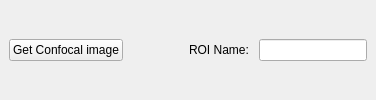
  <widget class="QDockWidget" name="roi_map_dockWidget">
   <property name="sizePolicy">
    <sizepolicy hsizetype="Preferred" vsizetype="Expanding">
     <horstretch>0</horstretch>
     <verstretch>0</verstretch>
    </sizepolicy>
   </property>
   <property name="windowTitle">
    <string>ROI Map</string>
   </property>
   <attribute name="dockWidgetArea">
    <number>4</number>
   </attribute>
   <widget class="QWidget" name="dockWidgetContents">
    <layout class="QVBoxLayout" name="verticalLayout_2">
     <item>
      <layout class="QHBoxLayout" name="horizontalLayout_7">
       <item>
        <widget class="QPushButton" name="get_confocal_image_PushButton">
         <property name="text">
          <string>Get Confocal image</string>
         </property>
        </widget>
       </item>
       <item>
        <spacer name="horizontalSpacer_2">
         <property name="orientation">
          <enum>Qt::Horizontal</enum>
         </property>
         <property name="sizeType">
          <enum>QSizePolicy::Fixed</enum>
         </property>
         <property name="sizeHint" stdset="0">
          <size>
           <width>60</width>
           <height>20</height>
          </size>
         </property>
        </spacer>
       </item>
       <item>
        <widget class="QLabel" name="label_8">
         <property name="text">
          <string>ROI Name: </string>
         </property>
        </widget>
       </item>
       <item>
        <widget class="QLineEdit" name="roi_name_LineEdit">
         <property name="toolTip">
          <string>Only alphanumeric characters and underscore are allowed [a-zA-Z0-9_]</string>
         </property>
        </widget>
       </item>
      </layout>
     </item>
<!--     <item>-->
<!--      <layout class="QHBoxLayout" name="horizontalLayout_10">-->
<!--       <item>-->
<!--        <widget class="ImageWidget" name="roi_map_ViewWidget">-->
<!--         <property name="sizePolicy">-->
<!--          <sizepolicy hsizetype="Expanding" vsizetype="Expanding">-->
<!--           <horstretch>0</horstretch>-->
<!--           <verstretch>6</verstretch>-->
<!--          </sizepolicy>-->
<!--         </property>-->
<!--        </widget>-->
<!--       </item>-->
<!--       <item>-->
<!--        <layout class="QVBoxLayout" name="verticalLayout" stretch="0,0,1,0,0,0,0">-->
<!--         <item>-->
<!--          <widget class="ScienDSpinBox" name="roi_cb_max_SpinBox">-->
<!--           <property name="sizePolicy">-->
<!--            <sizepolicy hsizetype="Fixed" vsizetype="Fixed">-->
<!--             <horstretch>0</horstretch>-->
<!--             <verstretch>0</verstretch>-->
<!--            </sizepolicy>-->
<!--           </property>-->
<!--           <property name="maximumSize">-->
<!--            <size>-->
<!--             <width>100</width>-->
<!--             <height>16777215</height>-->
<!--            </size>-->
<!--           </property>-->
<!--           <property name="mouseTracking">-->
<!--            <bool>true</bool>-->
<!--           </property>-->
<!--           <property name="acceptDrops">-->
<!--            <bool>true</bool>-->
<!--           </property>-->
<!--           <property name="alignment">-->
<!--            <set>Qt::AlignRight|Qt::AlignTrailing|Qt::AlignVCenter</set>-->
<!--           </property>-->
<!--           <property name="accelerated">-->
<!--            <bool>true</bool>-->
<!--           </property>-->
<!--           <property name="suffix">-->
<!--            <string>c/s</string>-->
<!--           </property>-->
<!--           <property name="minimum">-->
<!--            <double>-1000000000.000000000000000</double>-->
<!--           </property>-->
<!--           <property name="maximum">-->
<!--            <double>1000000000.000000000000000</double>-->
<!--           </property>-->
<!--           <property name="value">-->
<!--            <double>100000.000000000000000</double>-->
<!--           </property>-->
<!--          </widget>-->
<!--         </item>-->
<!--         <item>-->
<!--          <widget class="ScienDSpinBox" name="roi_cb_high_percentile_DoubleSpinBox">-->
<!--           <property name="sizePolicy">-->
<!--            <sizepolicy hsizetype="Fixed" vsizetype="Fixed">-->
<!--             <horstretch>0</horstretch>-->
<!--             <verstretch>0</verstretch>-->
<!--            </sizepolicy>-->
<!--           </property>-->
<!--           <property name="maximumSize">-->
<!--            <size>-->
<!--             <width>100</width>-->
<!--             <height>16777215</height>-->
<!--            </size>-->
<!--           </property>-->
<!--           <property name="alignment">-->
<!--            <set>Qt::AlignRight|Qt::AlignTrailing|Qt::AlignVCenter</set>-->
<!--           </property>-->
<!--           <property name="suffix">-->
<!--            <string>%</string>-->
<!--           </property>-->
<!--           <property name="decimals">-->
<!--            <number>5</number>-->
<!--           </property>-->
<!--           <property name="minimum">-->
<!--            <double>0.000000000000000</double>-->
<!--           </property>-->
<!--           <property name="maximum">-->
<!--            <double>100.000000000000000</double>-->
<!--           </property>-->
<!--           <property name="value">-->
<!--            <double>100.000000000000000</double>-->
<!--           </property>-->
<!--          </widget>-->
<!--         </item>-->
<!--         <item>-->
<!--          <widget class="PlotWidget" name="roi_cb_ViewWidget">-->
<!--           <property name="sizePolicy">-->
<!--            <sizepolicy hsizetype="Preferred" vsizetype="Preferred">-->
<!--             <horstretch>0</horstretch>-->
<!--             <verstretch>0</verstretch>-->
<!--            </sizepolicy>-->
<!--           </property>-->
<!--           <property name="maximumSize">-->
<!--            <size>-->
<!--             <width>100</width>-->
<!--             <height>16777215</height>-->
<!--            </size>-->
<!--           </property>-->
<!--          </widget>-->
<!--         </item>-->
<!--         <item>-->
<!--          <widget class="ScienDSpinBox" name="roi_cb_low_percentile_DoubleSpinBox">-->
<!--           <property name="sizePolicy">-->
<!--            <sizepolicy hsizetype="Fixed" vsizetype="Fixed">-->
<!--             <horstretch>0</horstretch>-->
<!--             <verstretch>0</verstretch>-->
<!--            </sizepolicy>-->
<!--           </property>-->
<!--           <property name="maximumSize">-->
<!--            <size>-->
<!--             <width>100</width>-->
<!--             <height>16777215</height>-->
<!--            </size>-->
<!--           </property>-->
<!--           <property name="alignment">-->
<!--            <set>Qt::AlignRight|Qt::AlignTrailing|Qt::AlignVCenter</set>-->
<!--           </property>-->
<!--           <property name="suffix">-->
<!--            <string>%</string>-->
<!--           </property>-->
<!--           <property name="decimals">-->
<!--            <number>5</number>-->
<!--           </property>-->
<!--           <property name="minimum">-->
<!--            <double>0.000000000000000</double>-->
<!--           </property>-->
<!--           <property name="maximum">-->
<!--            <double>100.000000000000000</double>-->
<!--           </property>-->
<!--           <property name="value">-->
<!--            <double>0.000000000000000</double>-->
<!--           </property>-->
<!--          </widget>-->
<!--         </item>-->
<!--         <item>-->
<!--          <widget class="ScienDSpinBox" name="roi_cb_min_SpinBox">-->
<!--           <property name="sizePolicy">-->
<!--            <sizepolicy hsizetype="Fixed" vsizetype="Fixed">-->
<!--             <horstretch>0</horstretch>-->
<!--             <verstretch>0</verstretch>-->
<!--            </sizepolicy>-->
<!--           </property>-->
<!--           <property name="maximumSize">-->
<!--            <size>-->
<!--             <width>100</width>-->
<!--             <height>16777215</height>-->
<!--            </size>-->
<!--           </property>-->
<!--           <property name="mouseTracking">-->
<!--            <bool>true</bool>-->
<!--           </property>-->
<!--           <property name="acceptDrops">-->
<!--            <bool>true</bool>-->
<!--           </property>-->
<!--           <property name="alignment">-->
<!--            <set>Qt::AlignRight|Qt::AlignTrailing|Qt::AlignVCenter</set>-->
<!--           </property>-->
<!--           <property name="accelerated">-->
<!--            <bool>true</bool>-->
<!--           </property>-->
<!--           <property name="suffix">-->
<!--            <string>c/s</string>-->
<!--           </property>-->
<!--           <property name="minimum">-->
<!--            <double>-1000000000.000000000000000</double>-->
<!--           </property>-->
<!--           <property name="maximum">-->
<!--            <double>1000000000.000000000000000</double>-->
<!--           </property>-->
<!--           <property name="value">-->
<!--            <double>1000.000000000000000</double>-->
<!--           </property>-->
<!--          </widget>-->
<!--         </item>-->
<!--         <item>-->
<!--          <widget class="QRadioButton" name="roi_cb_centiles_RadioButton">-->
<!--           <property name="text">-->
<!--            <string>Percentiles</string>-->
<!--           </property>-->
<!--           <property name="checked">-->
<!--            <bool>true</bool>-->
<!--           </property>-->
<!--          </widget>-->
<!--         </item>-->
<!--         <item>-->
<!--          <widget class="QRadioButton" name="roi_cb_manual_RadioButton">-->
<!--           <property name="text">-->
<!--            <string>Manual</string>-->
<!--           </property>-->
<!--           <property name="checked">-->
<!--            <bool>false</bool>-->
<!--           </property>-->
<!--          </widget>-->
<!--         </item>-->
<!--        </layout>-->
<!--       </item>-->
<!--      </layout>-->
<!--     </item>-->
    </layout>
   </widget>
  </widget>
